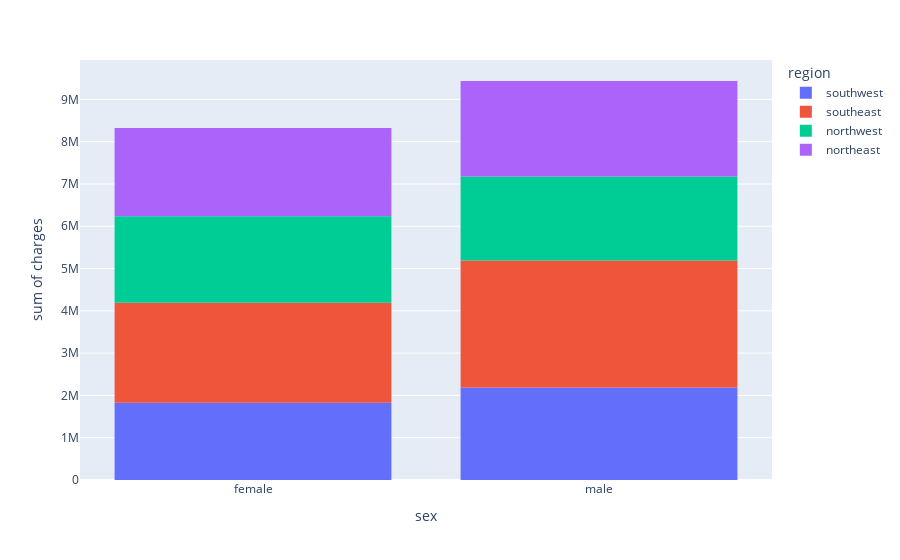

The code cell stored with this chart in its notebook:
### Code cell
px.histogram(insurance_df,x='sex',y = 'charges',color = 'region')

### Figure 1 — Plotly figure (JSON) as saved in the notebook; plotly's stock layout.template omitted (floating-point values rounded to 4 significant figures; data arrays with more than 128 entries replaced by an {"elided": "..."} marker saying what was removed)
{"data": [{"alignmentgroup": "True", "bingroup": "x", "histfunc": "sum", "hovertemplate": "region=southwest<br>sex=%{x}<br>sum of charges=%{y}<extra></extra>", "legendgroup": "southwest", "marker": {"color": "#636efa", "pattern": {"shape": ""}}, "name": "southwest", "offsetgroup": "southwest", "orientation": "v", "showlegend": true, "type": "histogram", "x": {"elided": "325 str values"}, "xaxis": "x", "y": {"elided": "325 float values"}, "yaxis": "y"}, {"alignmentgroup": "True", "bingroup": "x", "histfunc": "sum", "hovertemplate": "region=southeast<br>sex=%{x}<br>sum of charges=%{y}<extra></extra>", "legendgroup": "southeast", "marker": {"color": "#EF553B", "pattern": {"shape": ""}}, "name": "southeast", "offsetgroup": "southeast", "orientation": "v", "showlegend": true, "type": "histogram", "x": {"elided": "364 str values"}, "xaxis": "x", "y": {"elided": "364 float values"}, "yaxis": "y"}, {"alignmentgroup": "True", "bingroup": "x", "histfunc": "sum", "hovertemplate": "region=northwest<br>sex=%{x}<br>sum of charges=%{y}<extra></extra>", "legendgroup": "northwest", "marker": {"color": "#00cc96", "pattern": {"shape": ""}}, "name": "northwest", "offsetgroup": "northwest", "orientation": "v", "showlegend": true, "type": "histogram", "x": {"elided": "325 str values"}, "xaxis": "x", "y": {"elided": "325 float values"}, "yaxis": "y"}, {"alignmentgroup": "True", "bingroup": "x", "histfunc": "sum", "hovertemplate": "region=northeast<br>sex=%{x}<br>sum of charges=%{y}<extra></extra>", "legendgroup": "northeast", "marker": {"color": "#ab63fa", "pattern": {"shape": ""}}, "name": "northeast", "offsetgroup": "northeast", "orientation": "v", "showlegend": true, "type": "histogram", "x": {"elided": "324 str values"}, "xaxis": "x", "y": {"elided": "324 float values"}, "yaxis": "y"}], "layout": {"autosize": true, "barmode": "relative", "legend": {"title": {"text": "region"}, "tracegroupgap": 0}, "margin": {"t": 60}, "xaxis": {"anchor": "y", "autorange": true, "domain": [0, 1], "range": [-0.5, 1.5], "title": {"text": "sex"}, "type": "category"}, "yaxis": {"anchor": "x", "autorange": true, "domain": [0, 1], "range": [0, 9931000.0], "title": {"text": "sum of charges"}, "type": "linear"}}}
